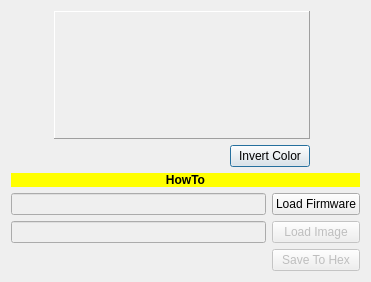
<?xml version="1.0" encoding="UTF-8"?>
<ui version="4.0">
 <class>customizeSplashDialog</class>
 <widget class="QDialog" name="customizeSplashDialog">
  <property name="geometry">
   <rect>
    <x>0</x>
    <y>0</y>
    <width>371</width>
    <height>280</height>
   </rect>
  </property>
  <property name="windowTitle">
   <string>Customize Splash</string>
  </property>
  <property name="windowIcon">
   <iconset>
    <normaloff>:/images/c_home.png</normaloff>:/images/c_home.png</iconset>
  </property>
  <layout class="QGridLayout" name="gridLayout">
   <item row="3" column="0">
    <spacer name="verticalSpacer">
     <property name="orientation">
      <enum>Qt::Vertical</enum>
     </property>
     <property name="sizeHint" stdset="0">
      <size>
       <width>20</width>
       <height>1</height>
      </size>
     </property>
    </spacer>
   </item>
   <item row="0" column="0">
    <layout class="QHBoxLayout" name="horizontalLayout_2">
     <item>
      <spacer name="horizontalSpacer">
       <property name="orientation">
        <enum>Qt::Horizontal</enum>
       </property>
       <property name="sizeHint" stdset="0">
        <size>
         <width>40</width>
         <height>20</height>
        </size>
       </property>
      </spacer>
     </item>
     <item>
      <layout class="QVBoxLayout" name="verticalLayout_3">
       <item>
        <widget class="QLabel" name="imageLabel">
         <property name="sizePolicy">
          <sizepolicy hsizetype="Minimum" vsizetype="Minimum">
           <horstretch>0</horstretch>
           <verstretch>0</verstretch>
          </sizepolicy>
         </property>
         <property name="minimumSize">
          <size>
           <width>256</width>
           <height>128</height>
          </size>
         </property>
         <property name="maximumSize">
          <size>
           <width>256</width>
           <height>128</height>
          </size>
         </property>
         <property name="frameShape">
          <enum>QFrame::Panel</enum>
         </property>
         <property name="frameShadow">
          <enum>QFrame::Raised</enum>
         </property>
         <property name="text">
          <string/>
         </property>
         <property name="pixmap">
          <pixmap resource="companion9x.qrc">:/images/customize.png</pixmap>
         </property>
         <property name="scaledContents">
          <bool>true</bool>
         </property>
        </widget>
       </item>
       <item>
        <layout class="QHBoxLayout" name="horizontalLayout">
         <item>
          <spacer name="horizontalSpacer_4">
           <property name="orientation">
            <enum>Qt::Horizontal</enum>
           </property>
           <property name="sizeHint" stdset="0">
            <size>
             <width>40</width>
             <height>20</height>
            </size>
           </property>
          </spacer>
         </item>
         <item>
          <widget class="QPushButton" name="InvertColorButton">
           <property name="text">
            <string>Invert Color</string>
           </property>
          </widget>
         </item>
        </layout>
       </item>
      </layout>
     </item>
     <item>
      <spacer name="horizontalSpacer_2">
       <property name="orientation">
        <enum>Qt::Horizontal</enum>
       </property>
       <property name="sizeHint" stdset="0">
        <size>
         <width>50</width>
         <height>20</height>
        </size>
       </property>
      </spacer>
     </item>
    </layout>
   </item>
   <item row="2" column="0">
    <layout class="QHBoxLayout" name="horizontalLayout_3">
     <item>
      <layout class="QVBoxLayout" name="verticalLayout_2">
       <item>
        <widget class="QLineEdit" name="FWFileName">
         <property name="enabled">
          <bool>false</bool>
         </property>
        </widget>
       </item>
       <item>
        <widget class="QLineEdit" name="ImageFileName">
         <property name="enabled">
          <bool>false</bool>
         </property>
        </widget>
       </item>
       <item>
        <spacer name="horizontalSpacer_3">
         <property name="orientation">
          <enum>Qt::Horizontal</enum>
         </property>
         <property name="sizeHint" stdset="0">
          <size>
           <width>40</width>
           <height>20</height>
          </size>
         </property>
        </spacer>
       </item>
       <item>
        <spacer name="verticalSpacer_2">
         <property name="orientation">
          <enum>Qt::Vertical</enum>
         </property>
         <property name="sizeHint" stdset="0">
          <size>
           <width>20</width>
           <height>40</height>
          </size>
         </property>
        </spacer>
       </item>
      </layout>
     </item>
     <item>
      <layout class="QVBoxLayout" name="verticalLayout">
       <item>
        <widget class="QPushButton" name="FlashLoadButton">
         <property name="text">
          <string>Load Firmware</string>
         </property>
        </widget>
       </item>
       <item>
        <widget class="QPushButton" name="ImageLoadButton">
         <property name="enabled">
          <bool>false</bool>
         </property>
         <property name="text">
          <string>Load Image</string>
         </property>
        </widget>
       </item>
       <item>
        <widget class="QPushButton" name="SaveFlashButton">
         <property name="enabled">
          <bool>false</bool>
         </property>
         <property name="text">
          <string>Save To Hex</string>
         </property>
        </widget>
       </item>
       <item>
        <spacer name="verticalSpacer_3">
         <property name="orientation">
          <enum>Qt::Vertical</enum>
         </property>
         <property name="sizeHint" stdset="0">
          <size>
           <width>20</width>
           <height>40</height>
          </size>
         </property>
        </spacer>
       </item>
      </layout>
     </item>
    </layout>
   </item>
   <item row="1" column="0">
    <widget class="QLabel" name="HowToLabel">
     <property name="font">
      <font>
       <weight>75</weight>
       <bold>true</bold>
      </font>
     </property>
     <property name="styleSheet">
      <string notr="true">background:rgb(255, 255, 0);</string>
     </property>
     <property name="text">
      <string>HowTo</string>
     </property>
     <property name="alignment">
      <set>Qt::AlignCenter</set>
     </property>
    </widget>
   </item>
  </layout>
 </widget>
 <resources>
  <include location="companion9x.qrc"/>
 </resources>
 <connections/>
</ui>
